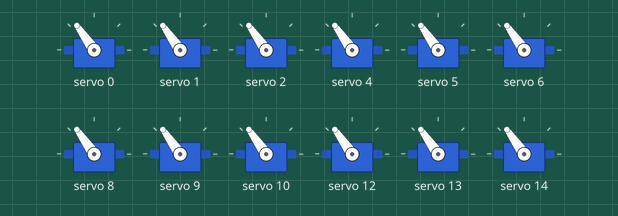
Simulated run of this sketch. Board: Arduino Uno, built with avr-gcc and run on an emulated ATmega328P. Parts: 12 × servo.

Above: at 0.05 s.
Timing chart, 0 to 4.6 s (numbered marks = the images above):
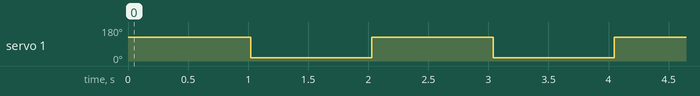

The sketch:

ControlServos.ino
```cpp
#include <Wire.h>
#include <Adafruit_PWMServoDriver.h>

// Crear el objeto para el controlador PCA9685
Adafruit_PWMServoDriver pwm = Adafruit_PWMServoDriver();

// Configuración de los servos
#define SERVO_MIN 150 // Pulso mínimo para el servo
#define SERVO_MAX 600 // Pulso máximo para el servo

#define SERVO_ANGLE_MIN 0   // Ángulo mínimo del servo
#define SERVO_ANGLE_MAX 180 // Ángulo máximo del servo

// Canales de los servos
#define SERVO_CHANNEL_0 0   // BASE PIE derecha
#define SERVO_CHANNEL_1 1   // RODILLA izquierda
#define SERVO_CHANNEL_2 2   // PIERNA derecho
#define SERVO_CHANNEL_4 4   // Codo izquierdo
#define SERVO_CHANNEL_5 5   // Pierna derecha
#define SERVO_CHANNEL_6 6   // Pierna izquierda
#define SERVO_CHANNEL_8 8   // Brazo derecho
#define SERVO_CHANNEL_9 9   // Brazo izquierdo
#define SERVO_CHANNEL_10 10 // Pierna derecha
#define SERVO_CHANNEL_12 12 // Pierna izquierda
#define SERVO_CHANNEL_13 13 // Brazo derecho
#define SERVO_CHANNEL_14 14 // Brazo izquierdo

void setup()
{
    Serial.begin(115200); // Inicializar comunicación serial
    pwm.begin();          // Inicializar el controlador PCA9685
    pwm.setPWMFreq(50);   // Configurar frecuencia del PCA9685 a 50 Hz
}

// Función para convertir ángulos en pulsos de PWM
uint16_t angleToPulse(int angle)
{
    return map(angle, SERVO_ANGLE_MIN, SERVO_ANGLE_MAX, SERVO_MIN, SERVO_MAX);
}

void loop()
{

    pwm.setPWM(SERVO_CHANNEL_0, 0, angleToPulse(90));
    pwm.setPWM(SERVO_CHANNEL_1, 0, angleToPulse(90));
    pwm.setPWM(SERVO_CHANNEL_2, 0, angleToPulse(90));
    pwm.setPWM(SERVO_CHANNEL_4, 0, angleToPulse(90));
    pwm.setPWM(SERVO_CHANNEL_5, 0, angleToPulse(90));
    pwm.setPWM(SERVO_CHANNEL_6, 0, angleToPulse(90));
    pwm.setPWM(SERVO_CHANNEL_8, 0, angleToPulse(90));
    pwm.setPWM(SERVO_CHANNEL_9, 0, angleToPulse(90));
    pwm.setPWM(SERVO_CHANNEL_10, 0, angleToPulse(90));
    pwm.setPWM(SERVO_CHANNEL_12, 0, angleToPulse(90));
    pwm.setPWM(SERVO_CHANNEL_13, 0, angleToPulse(90));
    pwm.setPWM(SERVO_CHANNEL_14, 0, angleToPulse(90));
    delay(1000); // Esperar 1 segundo

    // Mover servos a posiciones iniciales
    pwm.setPWM(SERVO_CHANNEL_0, 0, angleToPulse(90));
    pwm.setPWM(SERVO_CHANNEL_1, 0, angleToPulse(0));
    pwm.setPWM(SERVO_CHANNEL_2, 0, angleToPulse(90));
    pwm.setPWM(SERVO_CHANNEL_4, 0, angleToPulse(90));
    pwm.setPWM(SERVO_CHANNEL_5, 0, angleToPulse(90));
    pwm.setPWM(SERVO_CHANNEL_6, 0, angleToPulse(90));
    pwm.setPWM(SERVO_CHANNEL_8, 0, angleToPulse(90));
    pwm.setPWM(SERVO_CHANNEL_9, 0, angleToPulse(90));
    pwm.setPWM(SERVO_CHANNEL_10, 0, angleToPulse(90));
    pwm.setPWM(SERVO_CHANNEL_12, 0, angleToPulse(90));
    pwm.setPWM(SERVO_CHANNEL_13, 0, angleToPulse(90));
    pwm.setPWM(SERVO_CHANNEL_14, 0, angleToPulse(90));

    delay(1000); // Esperar 1 segundo
}
```

Measured:
- by itself, servo 1: alternates 125° for 1.0 s and 18° for 1.0 s
